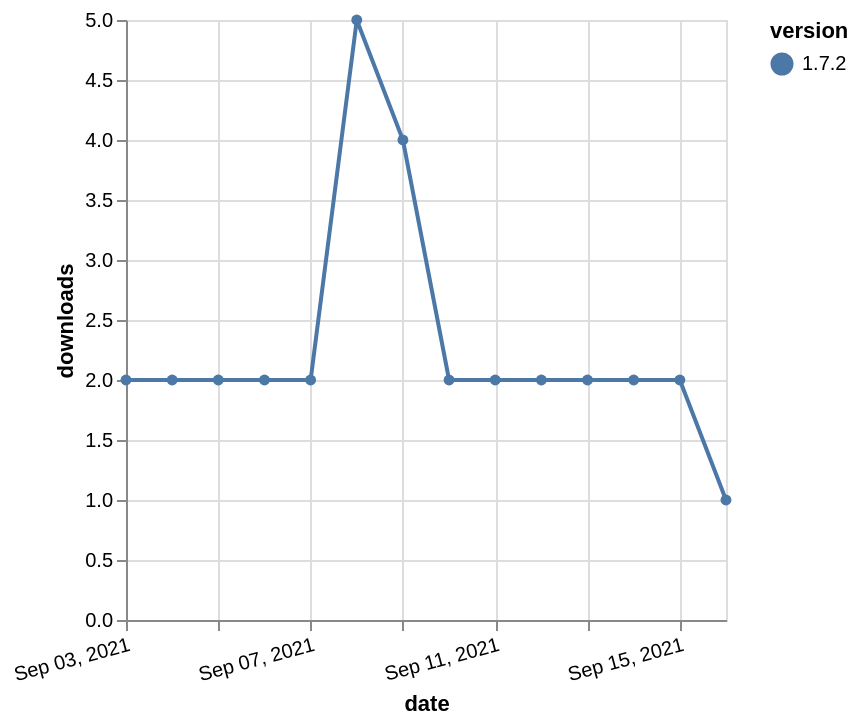

Source (Vega-Lite JSON):
### Vega-Lite specification from a JSON file in a GitHub repository (floating-point values rounded to 4 significant figures)
{"$schema": "https://vega.github.io/schema/vega-lite/v5.json", "description": "A simple bar chart with embedded data.", "data": {"values": [{"date": "2021-09-03", "total": 3925, "delta": 2, "version": "1.7.2"}, {"date": "2021-09-04", "total": 3927, "delta": 2, "version": "1.7.2"}, {"date": "2021-09-05", "total": 3929, "delta": 2, "version": "1.7.2"}, {"date": "2021-09-06", "total": 3931, "delta": 2, "version": "1.7.2"}, {"date": "2021-09-07", "total": 3933, "delta": 2, "version": "1.7.2"}, {"date": "2021-09-08", "total": 3938, "delta": 5, "version": "1.7.2"}, {"date": "2021-09-09", "total": 3942, "delta": 4, "version": "1.7.2"}, {"date": "2021-09-10", "total": 3944, "delta": 2, "version": "1.7.2"}, {"date": "2021-09-11", "total": 3946, "delta": 2, "version": "1.7.2"}, {"date": "2021-09-12", "total": 3948, "delta": 2, "version": "1.7.2"}, {"date": "2021-09-13", "total": 3950, "delta": 2, "version": "1.7.2"}, {"date": "2021-09-14", "total": 3952, "delta": 2, "version": "1.7.2"}, {"date": "2021-09-15", "total": 3954, "delta": 2, "version": "1.7.2"}, {"date": "2021-09-16", "total": 3955, "delta": 1, "version": "1.7.2"}]}, "width": "container", "mark": {"type": "line", "point": {"filled": true}}, "encoding": {"x": {"field": "date", "type": "temporal", "timeUnit": "yearmonthdate", "title": "date", "axis": {"labelAngle": -15}}, "y": {"field": "delta", "type": "quantitative", "title": "downloads"}, "color": {"field": "version", "type": "nominal"}, "tooltip": {"field": "delta"}}}
